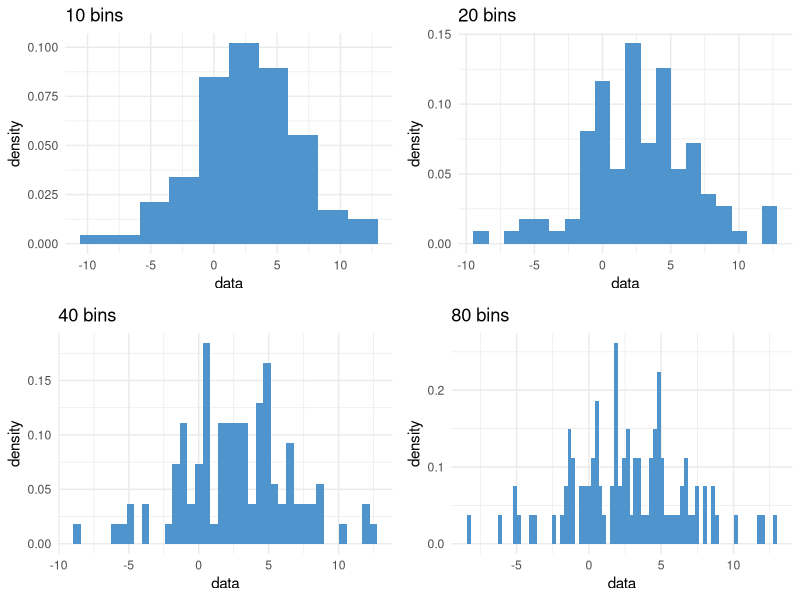
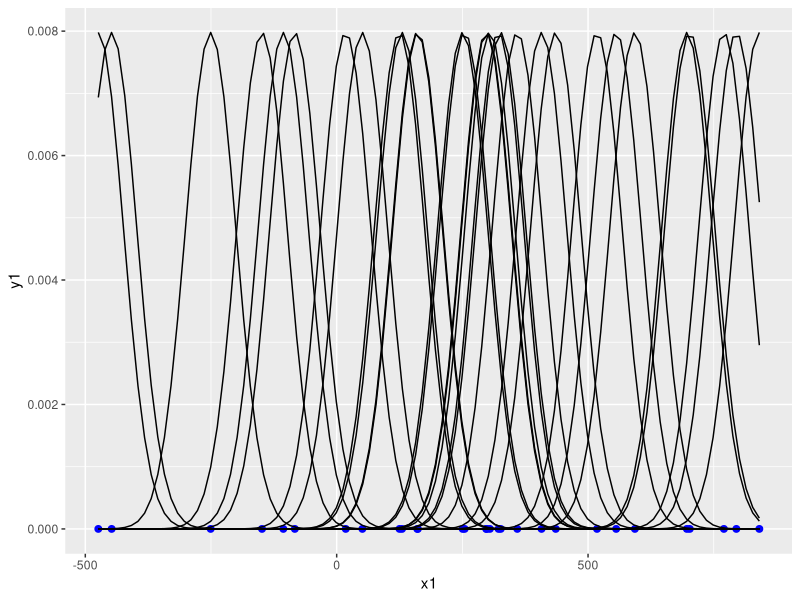
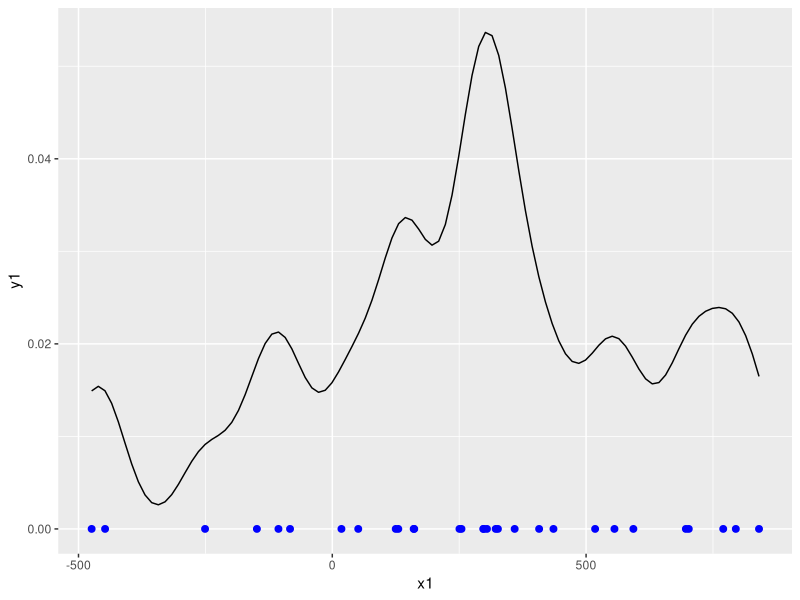
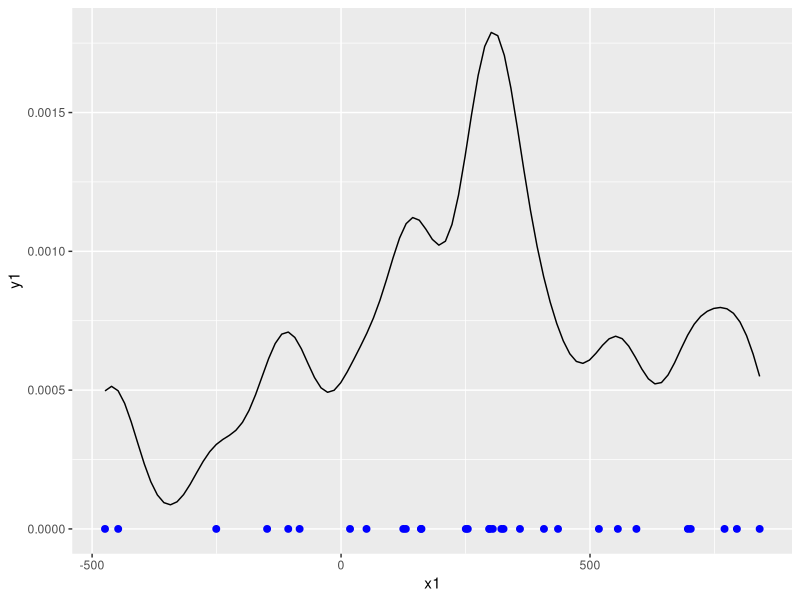
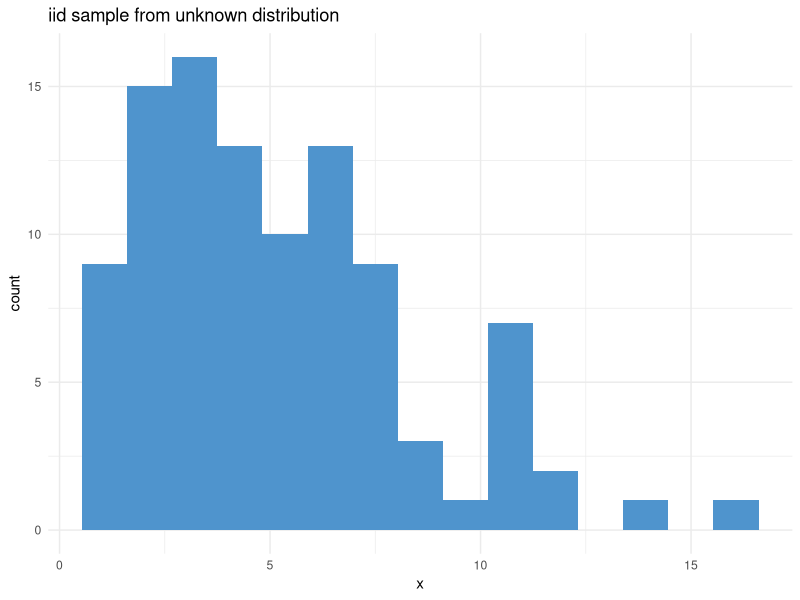
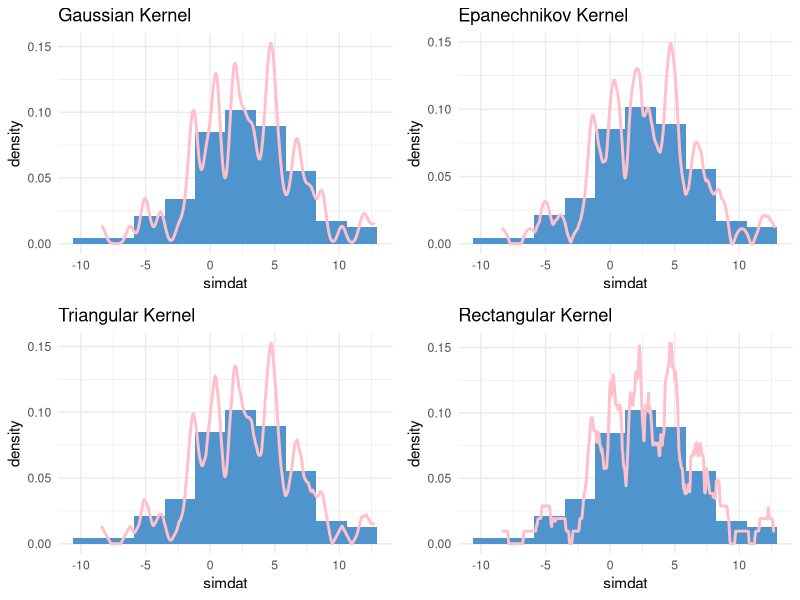
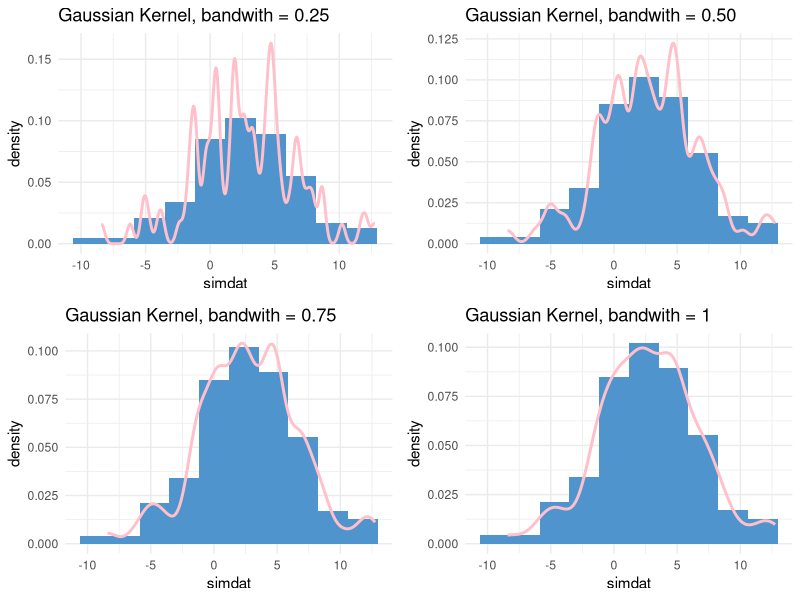

Write R code to recreate these figures, in order.
## ---- chunk 1
# this code chunk installs and loads all the libraries you'll need for the activity
packages <- c('ggplot2', 'gridExtra')

miss_pkgs <- packages[!packages %in% installed.packages()[,1]]

if(length(miss_pkgs) > 0){
  install.packages(miss_pkgs)
}

invisible(lapply(packages, library, character.only = TRUE))

rm(miss_pkgs, packages)

set.seed(455)
## ---- chunk 2
set.seed(455)
simdat <- rnorm(n = 100, mean = 2, sd = 4)
# fn borrowed from Son Phan
hist_bins <- function(data, bins) {
  ggplot(mapping = aes(x = data, y=..density..)) +
  geom_histogram(bins = bins, fill = "steelblue3") + 
  ggtitle(sprintf(fmt = "%i bins", bins)) + theme_minimal()
}

grid.arrange(hist_bins(simdat, 10), 
             hist_bins(simdat, 20), 
             hist_bins(simdat, 40), 
             hist_bins(simdat, 80), nrow=2)
## ---- chunk 3
set.seed(10)
x1 <- rnorm(30, mean = 400, sd = 400)
y1 <- rnorm(30, mean = 0, sd = 0)

simdat1 <- data.frame(x1, y1)

#for (q in 1:30){
ggplot(simdat1) +
  geom_point(aes(x = x1, y = y1), color = "blue", size = 2)+
  stat_function(fun = dnorm, args = list(mean = x1[1], sd = 50))+
  stat_function(fun = dnorm, args = list(mean = x1[2], sd = 50))+
  stat_function(fun = dnorm, args = list(mean = x1[3], sd = 50))+
  stat_function(fun = dnorm, args = list(mean = x1[4], sd = 50))+
  stat_function(fun = dnorm, args = list(mean = x1[5], sd = 50))+
  stat_function(fun = dnorm, args = list(mean = x1[6], sd = 50))+
  stat_function(fun = dnorm, args = list(mean = x1[7], sd = 50))+
  stat_function(fun = dnorm, args = list(mean = x1[8], sd = 50))+
  stat_function(fun = dnorm, args = list(mean = x1[9], sd = 50))+
  stat_function(fun = dnorm, args = list(mean = x1[10], sd = 50))+
  stat_function(fun = dnorm, args = list(mean = x1[11], sd = 50))+
  stat_function(fun = dnorm, args = list(mean = x1[12], sd = 50))+
  stat_function(fun = dnorm, args = list(mean = x1[13], sd = 50))+
  stat_function(fun = dnorm, args = list(mean = x1[14], sd = 50))+
  stat_function(fun = dnorm, args = list(mean = x1[15], sd = 50))+
  stat_function(fun = dnorm, args = list(mean = x1[16], sd = 50))+
  stat_function(fun = dnorm, args = list(mean = x1[17], sd = 50))+
  stat_function(fun = dnorm, args = list(mean = x1[18], sd = 50))+
  stat_function(fun = dnorm, args = list(mean = x1[19], sd = 50))+
  stat_function(fun = dnorm, args = list(mean = x1[20], sd = 50))+
  stat_function(fun = dnorm, args = list(mean = x1[21], sd = 50))+
  stat_function(fun = dnorm, args = list(mean = x1[22], sd = 50))+
  stat_function(fun = dnorm, args = list(mean = x1[23], sd = 50))+
  stat_function(fun = dnorm, args = list(mean = x1[24], sd = 50))+
  stat_function(fun = dnorm, args = list(mean = x1[25], sd = 50))+
  stat_function(fun = dnorm, args = list(mean = x1[26], sd = 50))+
  stat_function(fun = dnorm, args = list(mean = x1[27], sd = 50))+
  stat_function(fun = dnorm, args = list(mean = x1[28], sd = 50))+
  stat_function(fun = dnorm, args = list(mean = x1[29], sd = 50))+
  stat_function(fun = dnorm, args = list(mean = x1[30], sd = 50))
#}
## ---- chunk 4
eq <- function(x){
  dnorm(x, mean = x1[1], sd = 50)+
  dnorm(x, mean = x1[2], sd = 50)+
  dnorm(x, mean = x1[3], sd = 50)+
  dnorm(x, mean = x1[4], sd = 50)+
  dnorm(x, mean = x1[5], sd = 50)+
  dnorm(x, mean = x1[6], sd = 50)+
  dnorm(x, mean = x1[7], sd = 50)+
  dnorm(x, mean = x1[8], sd = 50)+
  dnorm(x, mean = x1[9], sd = 50)+
  dnorm(x, mean = x1[10],sd = 50)+
  dnorm(x, mean = x1[11], sd = 50)+
  dnorm(x, mean = x1[12], sd = 50)+
  dnorm(x, mean = x1[13], sd = 50)+
  dnorm(x, mean = x1[14], sd = 50)+
  dnorm(x, mean = x1[15], sd = 50)+
  dnorm(x, mean = x1[16], sd = 50)+
  dnorm(x, mean = x1[17], sd = 50)+
  dnorm(x, mean = x1[18], sd = 50)+
  dnorm(x, mean = x1[19], sd = 50)+
  dnorm(x, mean = x1[20], sd = 50)+  
  dnorm(x, mean = x1[21], sd = 50)+
  dnorm(x, mean = x1[22], sd = 50)+
  dnorm(x, mean = x1[23], sd = 50)+
  dnorm(x, mean = x1[24], sd = 50)+
  dnorm(x, mean = x1[25], sd = 50)+
  dnorm(x, mean = x1[26], sd = 50)+
  dnorm(x, mean = x1[27], sd = 50)+
  dnorm(x, mean = x1[28], sd = 50)+
  dnorm(x, mean = x1[29], sd = 50)+
  dnorm(x, mean = x1[30], sd = 50)
}
ggplot(simdat1) +
  geom_point(aes(x = x1, y = y1), color = "blue", size = 2)+
  stat_function(fun=eq)
## ---- chunk 5
kde <- function(x){
  eq(x)/30
}
ggplot(simdat1) +
  geom_point(aes(x = x1, y = y1), color = "blue", size = 2)+
  stat_function(fun=kde)
## ---- chunk 6
#simulate data, make it impossible to see this code
set.seed(455)
asimdat <- rchisq(n = 100, df = 5)
asimdat <- data.frame(x = asimdat)
## ---- chunk 7
ggplot(asimdat, aes(x=x)) +
  geom_histogram(bins = 15, fill = "steelblue3") +
  theme_minimal() + ggtitle("iid sample from unknown distribution")
## ---- chunk 8
gaus <- ggplot(mapping = aes(x = simdat, y=..density..)) +
  geom_histogram(bins = 10, fill = "steelblue3") + theme_minimal() +
  geom_density(kernel = "gaussian", bw = 0.3, color = "pink", size = 1) +
  ggtitle("Gaussian Kernel")

e <- ggplot(mapping = aes(x = simdat, y=..density..)) +
  geom_histogram(bins = 10, fill = "steelblue3") + theme_minimal() +
  geom_density(kernel = "epanechnikov", bw = 0.3, color = "pink", size = 1) +
  ggtitle("Epanechnikov Kernel")

tri <- ggplot(mapping = aes(x = simdat, y=..density..)) +
  geom_histogram(bins = 10, fill = "steelblue3") + theme_minimal() +
  geom_density(kernel = "triangular", bw = 0.3, color = "pink", size = 1) +
  ggtitle("Triangular Kernel")

rect <- ggplot(mapping = aes(x = simdat, y=..density..)) +
  geom_histogram(bins = 10, fill = "steelblue3") + theme_minimal() +
  geom_density(kernel = "rectangular", bw = 0.3, color = "pink", size = 1) +
  ggtitle("Rectangular Kernel")

grid.arrange(gaus, e, tri, rect, nrow=2)
## ---- chunk 9
gaus25 <- ggplot(mapping = aes(x = simdat, y=..density..)) +
  geom_histogram(bins = 10, fill = "steelblue3") + theme_minimal() +
  geom_density(kernel = "gaussian", bw = 0.25, color = "pink", size = 1) +
  ggtitle("Gaussian Kernel, bandwith = 0.25")

gaus50 <- ggplot(mapping = aes(x = simdat, y=..density..)) +
  geom_histogram(bins = 10, fill = "steelblue3") + theme_minimal() +
  geom_density(kernel = "gaussian", bw = 0.50, color = "pink", size = 1) +
  ggtitle("Gaussian Kernel, bandwith = 0.50")

gaus75 <- ggplot(mapping = aes(x = simdat, y=..density..)) +
  geom_histogram(bins = 10, fill = "steelblue3") + theme_minimal() +
  geom_density(kernel = "gaussian", bw = 0.75, color = "pink", size = 1) +
  ggtitle("Gaussian Kernel, bandwith = 0.75")

gaus1 <- ggplot(mapping = aes(x = simdat, y=..density..)) +
  geom_histogram(bins = 10, fill = "steelblue3") + theme_minimal() +
  geom_density(kernel = "gaussian", bw = 1, color = "pink", size = 1) +
  ggtitle("Gaussian Kernel, bandwith = 1")

grid.arrange(gaus25, gaus50, gaus75, gaus1, nrow=2)
## ---- chunk 10
# uncomment this ggplot code to get started

#ggplot(asimdat, aes(x = x, y = kde(x))) + # play with the kde function! h = ?
#  geom_line() + theme_minimal()
